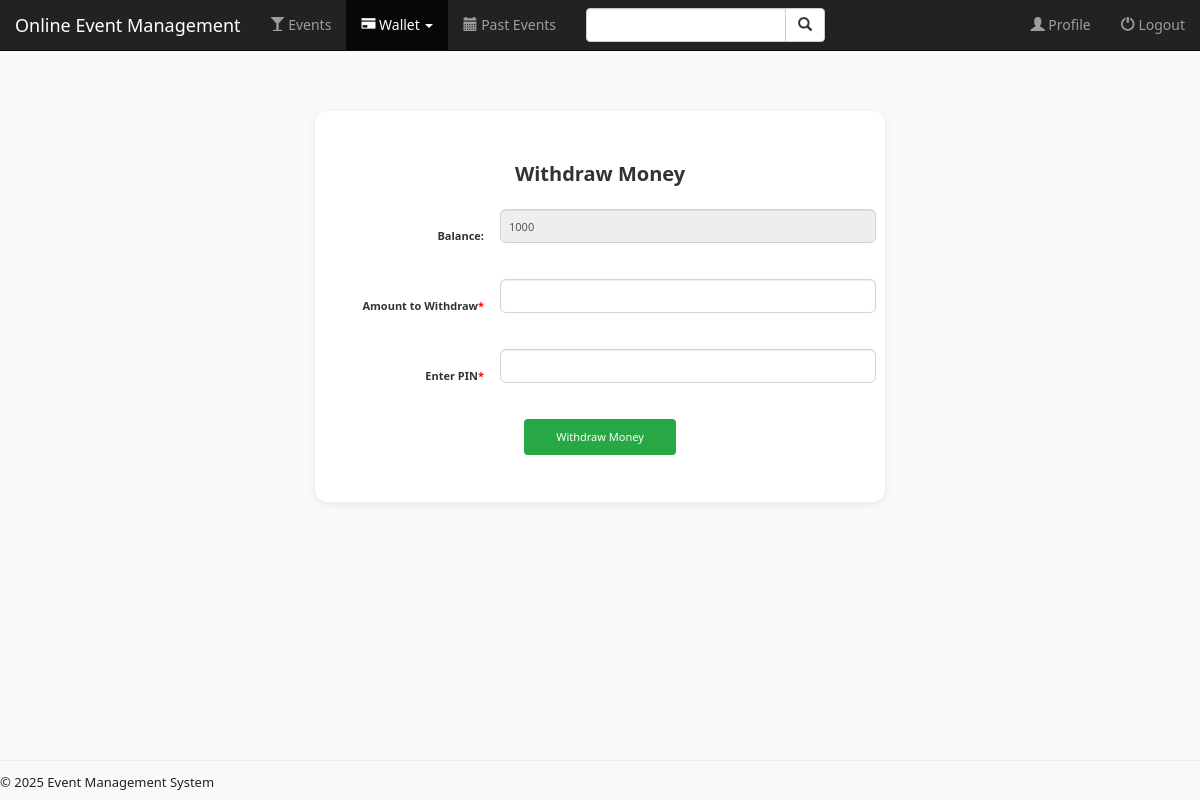
The page /event/withdraw_money/ (signed in) on the database as committed earlier.
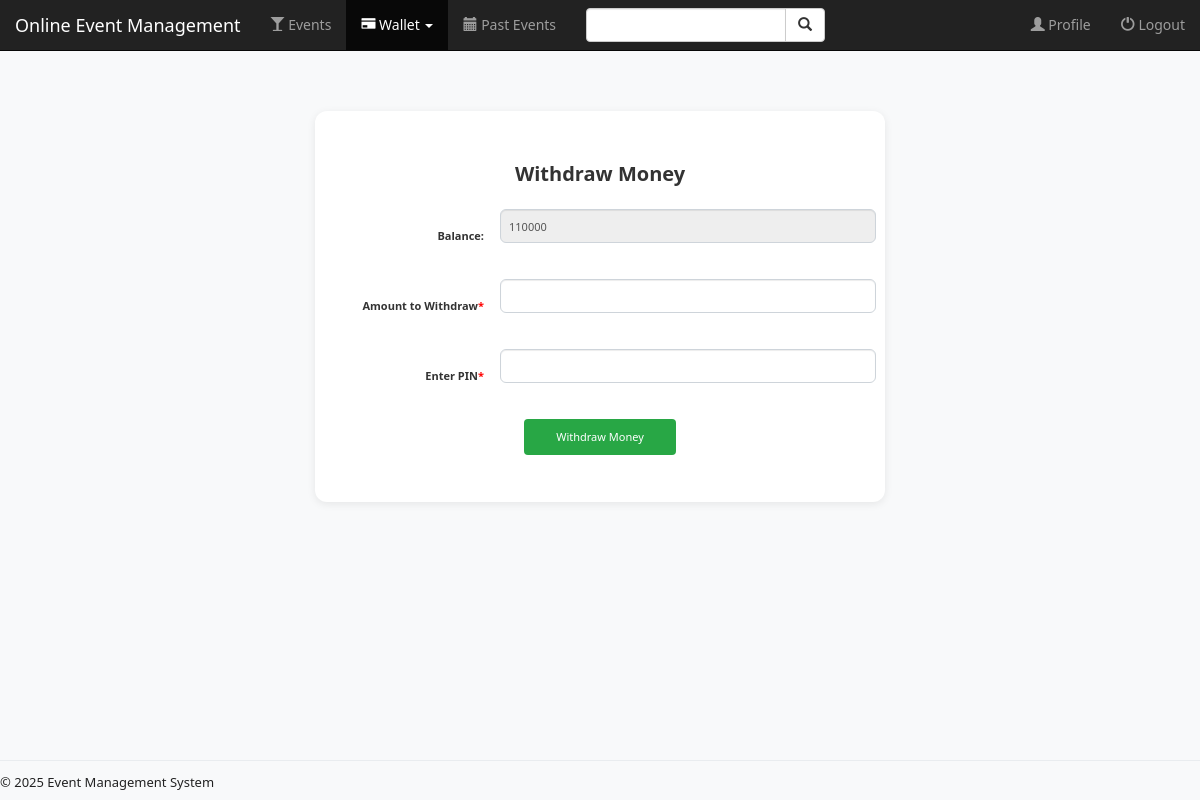
The same page on the database as committed later.
### event/models.py (models this page shows, shortened)
class Profile(models.Model):
    user = models.OneToOneField(User, on_delete=models.CASCADE)
    image = models.ImageField(default='settings.MEDIA_ROOT/default_user.jpg')
    bio = models.TextField(max_length=500, blank=True, null=True)
    location = models.TextField(max_length=500, blank=True, null=True)
    birth_date = models.DateField(blank=True, null=True)
    age = models.IntegerField(blank=True, null=True)
    wallet_pin = models.PositiveIntegerField(null=True)
    wallet_balance = models.PositiveIntegerField(default=0, null=True)

### event/views.py (the view)
# urls.py: path('withdraw_money/', views.withdraw_money, name='withdraw_money'),
def withdraw_money(request):
    if not request.user.is_authenticated:
        return redirect('event:login_user')
    user = request.user
    profile = get_object_or_404(Profile, user=user)
    if request.method == 'POST':
        form = WithdrawMoneyForm(request.POST)
        if form.is_valid():
            data = form.cleaned_data
            if int(data['pin']) == profile.wallet_pin:
                if data['amount'] > profile.wallet_balance:
                    context = {
                        'profile': profile,
                        'form': form,
                        'error_message': 'Amount to withdraw cannot be more than available balance'
                    }
                    return render(request, 'event/withdraw_money.html', context)
                profile.wallet_balance -= data['amount']
                profile.save()
                tickets = Ticket.objects.filter(attendee=request.user)
                return render(request, 'event/user_profile.html', {
                    'user': request.user, 'profile': profile, 'tickets': tickets
                })
            context = {'profile': profile, 'form': form, 'error_message': 'Invalid Pin!'}
            return render(request, 'event/withdraw_money.html', context)
    else:
        form = WithdrawMoneyForm()
    return render(request, 'event/withdraw_money.html', {'profile': profile, 'form': form})

### event/forms.py
class WithdrawMoneyForm(forms.Form):
    amount = forms.IntegerField(label='Amount to Withdraw', min_value=0)
    pin = forms.CharField(label='Enter PIN', widget=forms.PasswordInput)

### event/templates/event/withdraw_money.html (shortened to what this page needs)
{% extends 'event/base.html' %}
{% block wallet_active %}active{% endblock %}
{% block body %}
        <div class="container event-main-content" style="max-width:600px; margin-top:40px;">
          <div class="card" style="box-shadow:0 2px 8px rgba(0,0,0,0.08); border-radius:12px; background:#fff; padding:32px 24px;">
            <h2 style="font-size:2rem; font-weight:700; margin-bottom:24px; text-align:center;">Withdraw Money</h2>
            <form class="form-horizontal" role="form" action="" method="post" enctype="multipart/form-data">
              <div class="form-group" style="display:flex; align-items:center; margin-bottom:24px;">
                <label class="control-label" style="font-size:1.1rem; flex:0 0 160px; text-align:right; margin-right:16px;">Balance:</label>
                <div style="flex:1;">
                  <input type="text" name="balance" value="{{ profile.wallet_balance }}" readonly class="form-control" style="font-size:1.1rem;">
                </div>
              </div>
              <div class="form-group" style="display:flex; align-items:center; margin-bottom:24px;">
                <label class="control-label" style="font-size:1.1rem; flex:0 0 160px; text-align:right; margin-right:16px;">Amount to Withdraw<span style="color:red;">*</span></label>
                <div style="flex:1;">
                  <input type="text" name="amount" class="form-control" style="font-size:1.1rem;" required>
                </div>
              </div>
              <div class="form-group" style="display:flex; align-items:center; margin-bottom:24px;">
                <label class="control-label" style="font-size:1.1rem; flex:0 0 160px; text-align:right; margin-right:16px;">Enter PIN<span style="color:red;">*</span></label>
                <div style="flex:1;">
                  <input type="password" name="pin" class="form-control" style="font-size:1.1rem;" required>
                </div>
              </div>
              <div class="form-group text-center" style="margin-top:24px;">
                <button type="submit" class="btn btn-success" style="font-size:1.1rem; padding:10px 32px;">Withdraw Money</button>
              </div>
            </form>
          </div>
        </div>
{% endblock %}

Rows that differ between the two databases and show on the page:
changed Profile: balance "1000" → "110000"
